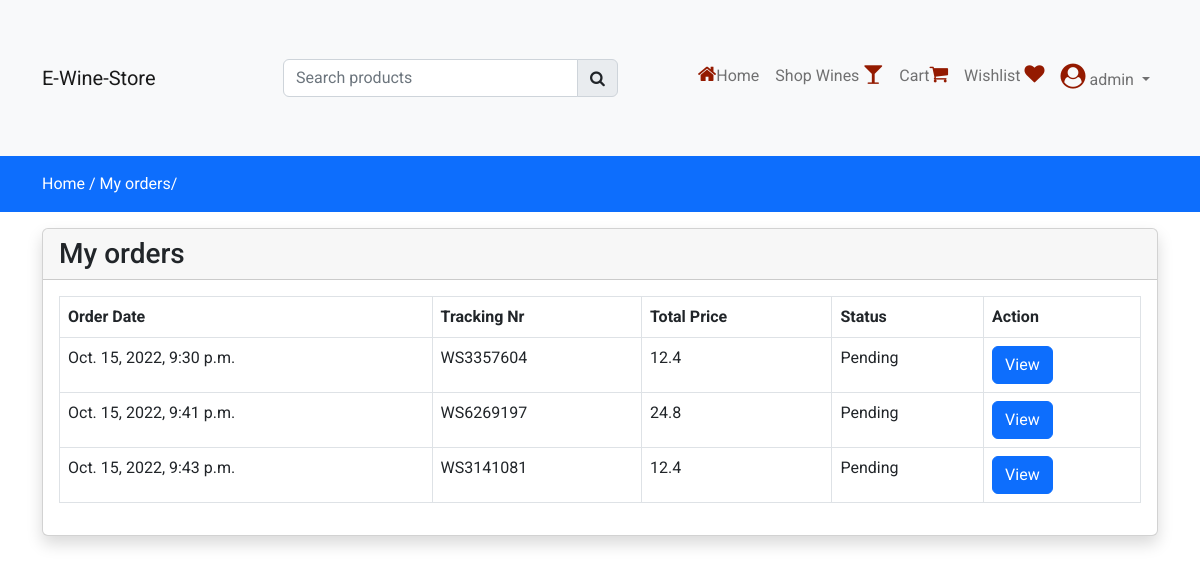
/my-orders (signed in), run on an earlier commit of the app's database.
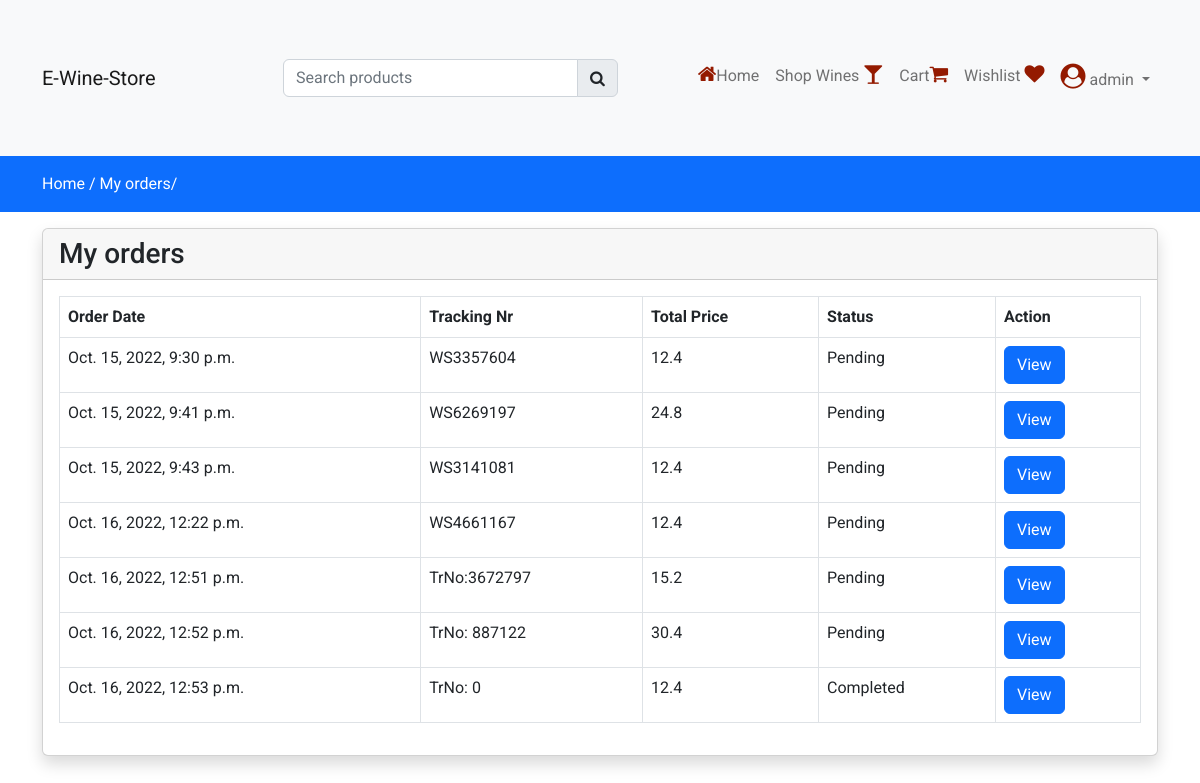
And on a later commit of the database.
### store/models.py (models this page shows, shortened)
class Order(models.Model):
    user = models.ForeignKey(User, on_delete=models.CASCADE)
    fname = models.CharField(max_length=150, null=False)
    lname = models.CharField(max_length=150, null=False)
    email = models.CharField(max_length=150, null=False)
    phone = models.CharField(max_length=150, null=False)
    address = models.TextField(null=False)
    city = models.CharField(max_length=150, null=False)
    country = models.CharField(max_length=150, null=False)
    pincode = models.CharField(max_length=150, null=False)
    total_price = models.FloatField(null=False)
    payment_mode = models.CharField(max_length=150, null=False)
    payment_id = models.CharField(max_length=250, null=True)
    orderstatuses = (
        ('Pending', 'Pending'),
        ('Out for Shipping', 'Out for Shipping'),
        ('Completed', 'Completed'),
    )
    status = models.CharField(max_length=150, choices=orderstatuses, default='Pending')
    message = models.TextField(null=True)
    tracking_no = models.CharField(max_length=250, null=True)
    created_at = models.DateTimeField(auto_now_add=True)
    updated_at = models.DateTimeField(auto_now=True)

### store/controller/order.py (the view)
# urls.py: path('my-orders', order.index, name="myorders"),
def index(request):
    orders = Order.objects.filter(user=request.user)
    context = {'orders': orders}
    return render(request, "store/orders/index.html", context)

### store/templates/store/orders/index.html
{% extends 'store/layouts/main.html' %}
{% block content %}
<div class="py-3 bg-primary" xmlns="http://www.w3.org/1999/html">
      <div class="container">
          <a class="text-white" href="{% url 'home' %}"> Home /</a>
          <a class="text-white" href="{% url 'myorders' %}"> My orders/</a>
      </div>
    </div>
    <div class="container my-3">
          <div class="row">
              <div class="col-md-12">
                <div class="card shadow ">
                      <div class="card-header ">
                        <h3 class="mb-0"> My orders</h3>
                      </div>
                    <div class="card-body">
                      <table class="table table-bordered">
                        <thead>
                           <tr>
                              <th>Order Date</th>
                              <th>Tracking Nr</th>
                              <th>Total Price</th>
                              <th>Status</th>
                              <th>Action</th>
                           </tr>
                        </thead>
                        <tbody>
                           {% for item in orders  %}
                           <tr>
                                <td>{{ item.created_at }} </td>
                                <td>{{ item.tracking_no }} </td>
                                <td>{{ item.total_price }} </td>
                                <td>{{ item.status }} </td>
                                <td>
                                    <a href="{% url 'orderview' item.tracking_no %}" class="btn btn-primary">View</a>
                                </td>
                           </tr>
                          {% endfor %}
                        </tbody>
                      </table>
                    </div>
                </div>
           </div>
        </div>
    </div>
{% endblock content %}

What changed in the data, as far as the page shows it:
added Order: created_at "Oct. 16, 2022, 12:22 p.m.", tracking_no "WS4661167", total_price "12.4", status "Pending"
added Order: created_at "Oct. 16, 2022, 12:51 p.m.", tracking_no "TrNo:3672797", total_price "15.2", status "Pending"
added Order: created_at "Oct. 16, 2022, 12:52 p.m.", tracking_no "TrNo: 887122", total_price "30.4", status "Pending"
added Order: created_at "Oct. 16, 2022, 12:53 p.m.", tracking_no "TrNo: 0", total_price "12.4", status "Completed"
